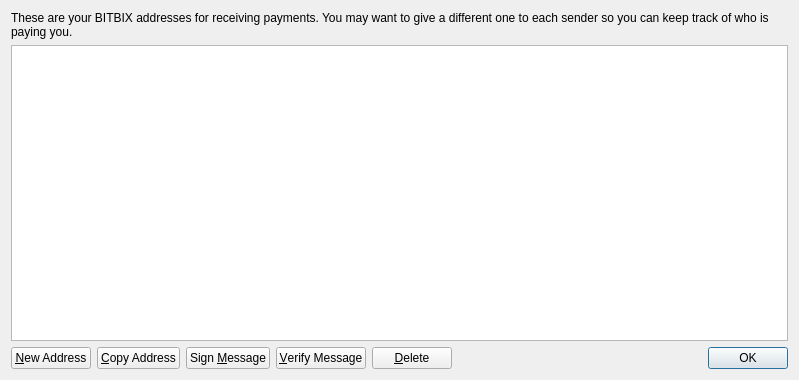
<?xml version="1.0" encoding="UTF-8"?>
<ui version="4.0">
 <class>AddressBookPage</class>
 <widget class="QWidget" name="AddressBookPage">
  <property name="geometry">
   <rect>
    <x>0</x>
    <y>0</y>
    <width>799</width>
    <height>380</height>
   </rect>
  </property>
  <property name="windowTitle">
   <string>Address Book</string>
  </property>
  <layout class="QVBoxLayout" name="verticalLayout">
   <item>
    <widget class="QLabel" name="labelExplanation">
     <property name="text">
      <string>These are your BITBIX addresses for receiving payments. You may want to give a different one to each sender so you can keep track of who is paying you.</string>
     </property>
     <property name="textFormat">
      <enum>Qt::PlainText</enum>
     </property>
     <property name="wordWrap">
      <bool>true</bool>
     </property>
    </widget>
   </item>
   <item>
    <widget class="QTableView" name="tableView">
     <property name="contextMenuPolicy">
      <enum>Qt::CustomContextMenu</enum>
     </property>
     <property name="toolTip">
      <string>Double-click to edit address or label</string>
     </property>
     <property name="tabKeyNavigation">
      <bool>false</bool>
     </property>
     <property name="alternatingRowColors">
      <bool>true</bool>
     </property>
     <property name="selectionMode">
      <enum>QAbstractItemView::SingleSelection</enum>
     </property>
     <property name="selectionBehavior">
      <enum>QAbstractItemView::SelectRows</enum>
     </property>
     <property name="sortingEnabled">
      <bool>true</bool>
     </property>
     <attribute name="verticalHeaderVisible">
      <bool>false</bool>
     </attribute>
    </widget>
   </item>
   <item>
    <layout class="QHBoxLayout" name="horizontalLayout">
     <item>
      <widget class="QPushButton" name="newAddressButton">
       <property name="toolTip">
        <string>Create a new address</string>
       </property>
       <property name="text">
        <string>&amp;New Address</string>
       </property>
       <property name="icon">
        <iconset resource="../bitcoin.qrc">
         <normaloff>:/icons/add</normaloff>:/icons/add</iconset>
       </property>
      </widget>
     </item>
     <item>
      <widget class="QPushButton" name="copyToClipboard">
       <property name="toolTip">
        <string>Copy the currently selected address to the system clipboard</string>
       </property>
       <property name="text">
        <string>&amp;Copy Address</string>
       </property>
       <property name="icon">
        <iconset resource="../bitcoin.qrc">
         <normaloff>:/icons/editcopy</normaloff>:/icons/editcopy</iconset>
       </property>
      </widget>
     </item>
     <item>
      <widget class="QPushButton" name="signMessage">
       <property name="toolTip">
        <string>Sign a message to prove you own a BITBIX address</string>
       </property>
       <property name="text">
        <string>Sign &amp;Message</string>
       </property>
       <property name="icon">
        <iconset resource="../bitcoin.qrc">
         <normaloff>:/icons/edit</normaloff>:/icons/edit</iconset>
       </property>
      </widget>
     </item>
     <item>
      <widget class="QPushButton" name="verifyMessage">
       <property name="toolTip">
        <string>Verify a message to ensure it was signed with a specified BITBIX address</string>
       </property>
       <property name="text">
        <string>&amp;Verify Message</string>
       </property>
       <property name="icon">
        <iconset resource="../bitcoin.qrc">
         <normaloff>:/icons/transaction_0</normaloff>:/icons/transaction_0</iconset>
       </property>
      </widget>
     </item>
     <item>
      <widget class="QPushButton" name="deleteButton">
       <property name="toolTip">
        <string>Delete the currently selected address from the list</string>
       </property>
       <property name="text">
        <string>&amp;Delete</string>
       </property>
       <property name="icon">
        <iconset resource="../bitcoin.qrc">
         <normaloff>:/icons/remove</normaloff>:/icons/remove</iconset>
       </property>
      </widget>
     </item>
     <item>
      <spacer name="horizontalSpacer">
       <property name="orientation">
        <enum>Qt::Horizontal</enum>
       </property>
       <property name="sizeHint" stdset="0">
        <size>
         <width>40</width>
         <height>20</height>
        </size>
       </property>
      </spacer>
     </item>
     <item>
      <widget class="QDialogButtonBox" name="buttonBox">
       <property name="sizePolicy">
        <sizepolicy hsizetype="Maximum" vsizetype="Fixed">
         <horstretch>0</horstretch>
         <verstretch>0</verstretch>
        </sizepolicy>
       </property>
       <property name="standardButtons">
        <set>QDialogButtonBox::Ok</set>
       </property>
      </widget>
     </item>
    </layout>
   </item>
  </layout>
 </widget>
 <resources>
  <include location="../bitcoin.qrc"/>
 </resources>
 <connections/>
</ui>
